Frame 1 (no input): blank canvas, image omitted
Frame 60 (the mouse pressed at the canvas centre just before this capture): blank canvas, image omitted
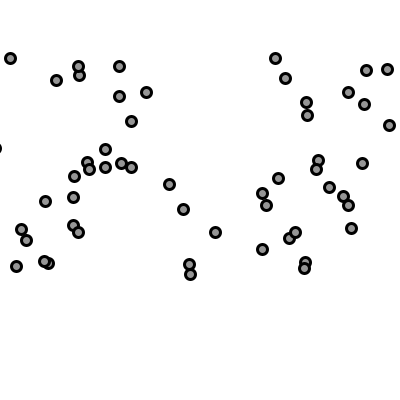
Frame 120 (the mouse held since frame 60 and released just before this capture)

The Processing sketch whose frames 1 and 60 were blank and that drew this single picture after the mouse press (run headless with seeded random() and noise(); from frame 60 on, the mouse is pressed at the canvas centre):

// Processing sketch: processing_15720
// ── processing_15720.pde

Particle[] particles;
int NUM_PARTICLES = 100;

void setup() {
 size(400, 400);
 stroke(0);
 strokeWeight(3);
 fill(150);
 smooth();
}

void draw() {
  background(255);
  if (particles != null) {
    for (int i = 0; i < NUM_PARTICLES; i++) {
      particles[i].exist();
    }
  }
}

void mousePressed() {
  particles = new Particle[NUM_PARTICLES];
  for (int i = 0; i < NUM_PARTICLES; i++) {
    particles[i] = new Particle();
  }
}

public class Particle {
  float x, y;
  float vx, vy;
  float ax, ay;

  public Particle() {
      x = mouseX;
      y = mouseY;
      vx = vy = 0f;
      ax = random(-0.2, 0.2);
      ay = random(-0.08, 0.05);
  }

  public void exist() {
     vx += ax;
     vy += ay;
     x += vx;
     y += vy;
     ellipse(x, y, 10, 10);
  }
}
